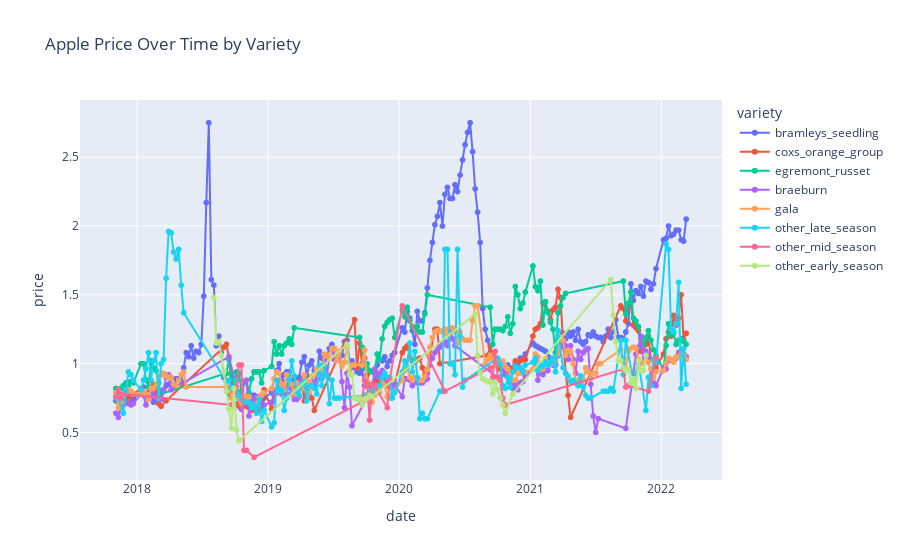

The code cell stored with this chart in its notebook:
### Markdown cell above
# 1. Bar plot

Error bars suggests that 2020 had the highest price volatility, possibly due to the COVID-19 pandemic which could have impacted production flow and supply chains.

Varieties like braeburn and gala show consistent pricing over time.


# 2. Line plot

Bramleys_seedling had the highest prices overall, peaking significantly in 2022 (£1.95).

Braeburn, gala, and cox's orange group tended to stay around £0.90–£1.30, more stable.


# 3. Scatter plot

Bramley's seedling outliers show significant price increase (£2.50 plus)

Other_mid_season, early_season, and late_season varieties were priced lower and more consistent, typically under £1.10.

# Overall Price Trends (All Varieties):

Apple prices generally increased between 2017 and 2022.

There's a noticeable peak around 2022, especially for bramleys_seedling.

### Code cell
# Interactive chart line for better visualization and specific points
fig = px.line(apples, x='date', y='price', color='variety', 
              title='Apple Price Over Time by Variety',
              markers=True) # Add markers for each data point
fig.show()

# Save static (for GitHub rendering)
fig.write_image("apple_price_over_time.png")

### Figure 1 — Plotly figure (JSON) as saved in the notebook; plotly's stock layout.template omitted (floating-point values rounded to 4 significant figures; data arrays with more than 128 entries replaced by an {"elided": "..."} marker saying what was removed)
{"data": [{"hovertemplate": "variety=bramleys_seedling<br>date=%{x}<br>price=%{y}<extra></extra>", "legendgroup": "bramleys_seedling", "line": {"color": "#636efa", "dash": "solid"}, "marker": {"symbol": "circle"}, "mode": "lines+markers", "name": "bramleys_seedling", "showlegend": true, "type": "scattergl", "x": {"elided": "218 str values"}, "xaxis": "x", "y": {"elided": "218 float values"}, "yaxis": "y"}, {"hovertemplate": "variety=coxs_orange_group<br>date=%{x}<br>price=%{y}<extra></extra>", "legendgroup": "coxs_orange_group", "line": {"color": "#EF553B", "dash": "solid"}, "marker": {"symbol": "circle"}, "mode": "lines+markers", "name": "coxs_orange_group", "showlegend": true, "type": "scattergl", "x": {"elided": "141 str values"}, "xaxis": "x", "y": {"elided": "141 float values"}, "yaxis": "y"}, {"hovertemplate": "variety=egremont_russet<br>date=%{x}<br>price=%{y}<extra></extra>", "legendgroup": "egremont_russet", "line": {"color": "#00cc96", "dash": "solid"}, "marker": {"symbol": "circle"}, "mode": "lines+markers", "name": "egremont_russet", "showlegend": true, "type": "scattergl", "x": ["2022-03-11", "2022-03-04", "2022-02-25", "2022-02-18", "2022-02-11", "2022-02-04", "2022-01-28", "2022-01-21", "2022-01-14", "2022-01-07", "2021-12-17", "2021-12-10", "2021-12-03", "2021-11-26", "2021-11-19", "2021-11-12", "2021-11-05", "2021-10-29", "2021-10-22", "2021-10-15", "2021-10-08", "2021-10-01", "2021-09-24", "2021-09-17", "2021-04-09", "2021-04-02", "2021-03-26", "2021-03-19", "2021-03-12", "2021-03-05", "2021-02-26", "2021-02-19", "2021-02-12", "2021-02-05", "2021-01-29", "2021-01-22", "2021-01-15", "2021-01-08", "2020-12-18", "2020-12-11", "2020-12-04", "2020-11-27", "2020-11-20", "2020-11-13", "2020-11-06", "2020-10-30", "2020-10-23", "2020-10-16", "2020-10-09", "2020-10-02", "2020-09-25", "2020-09-18", "2020-09-11", "2020-03-20", "2020-03-13", "2020-03-06", "2020-02-28", "2020-02-21", "2020-02-14", "2020-02-07", "2020-01-31", "2020-01-24", "2020-01-17", "2020-01-10", "2019-12-20", "2019-12-13", "2019-12-06", "2019-11-29", "2019-11-22", "2019-11-15", "2019-11-08", "2019-11-01", "2019-10-25", "2019-10-18", "2019-10-11", "2019-10-04", "2019-09-27", "2019-09-20", "2019-09-13", "2019-03-15", "2019-03-08", "2019-03-01", "2019-02-22", "2019-02-15", "2019-02-08", "2019-02-01", "2019-01-25", "2019-01-18", "2019-01-11", "2018-12-21", "2018-12-14", "2018-12-07", "2018-11-30", "2018-11-23", "2018-11-16", "2018-11-09", "2018-11-02", "2018-10-26", "2018-10-19", "2018-10-12", "2018-10-05", "2018-09-28", "2018-09-21", "2018-09-14", "2018-09-07", "2018-03-09", "2018-03-02", "2018-02-23", "2018-02-16", "2018-02-09", "2018-02-02", "2018-01-26", "2018-01-19", "2018-01-12", "2017-12-22", "2017-12-15", "2017-12-08", "2017-12-01", "2017-11-24", "2017-11-17", "2017-11-10", "2017-11-03"], "xaxis": "x", "y": [1.14, 1.16, 1.18, 1.17, 1.14, 1.22, 1.21, 1.29, 1.13, 0.96, 1.06, 1.1, 1.17, 1.24, 1.19, 1.14, 1.18, 1.27, 1.31, 1.33, 1.52, 1.44, 1.36, 1.6, 1.51, 1.48, 1.42, 1.37, 1.08, 1.25, 1.3, 1.37, 1.45, 1.28, 1.6, 1.53, 1.56, 1.71, 1.52, 1.44, 1.4, 1.5, 1.56, 1.29, 1.22, 1.34, 1.27, 1.24, 1.25, 1.25, 1.25, 1.14, 1.41, 1.5, 1.36, 1.23, 1.23, 1.27, 1.24, 1.27, 1.31, 1.41, 1.34, 1.39, 1.19, 1.33, 1.32, 1.3, 1.27, 1.18, 1.03, 1.07, 0.93, 0.94, 0.95, 1.0, 0.97, 1.12, 1.19, 1.26, 1.14, 1.18, 1.15, 1.13, 1.07, 1.13, 1.07, 1.16, 0.98, 0.95, 0.86, 0.94, 0.94, 0.94, 0.89, 0.79, 0.88, 0.86, 0.8, 0.93, 0.94, 0.83, 0.92, 1.03, 0.93, 0.78, 0.86, 0.95, 0.97, 1.02, 0.83, 0.88, 1.0, 1.0, 0.86, 0.87, 0.84, 0.86, 0.84, 0.82, 0.78, 0.82], "yaxis": "y"}, {"hovertemplate": "variety=braeburn<br>date=%{x}<br>price=%{y}<extra></extra>", "legendgroup": "braeburn", "line": {"color": "#ab63fa", "dash": "solid"}, "marker": {"symbol": "circle"}, "mode": "lines+markers", "name": "braeburn", "showlegend": true, "type": "scattergl", "x": {"elided": "156 str values"}, "xaxis": "x", "y": {"elided": "156 float values"}, "yaxis": "y"}, {"hovertemplate": "variety=gala<br>date=%{x}<br>price=%{y}<extra></extra>", "legendgroup": "gala", "line": {"color": "#FFA15A", "dash": "solid"}, "marker": {"symbol": "circle"}, "mode": "lines+markers", "name": "gala", "showlegend": true, "type": "scattergl", "x": {"elided": "192 str values"}, "xaxis": "x", "y": {"elided": "192 float values"}, "yaxis": "y"}, {"hovertemplate": "variety=other_late_season<br>date=%{x}<br>price=%{y}<extra></extra>", "legendgroup": "other_late_season", "line": {"color": "#19d3f3", "dash": "solid"}, "marker": {"symbol": "circle"}, "mode": "lines+markers", "name": "other_late_season", "showlegend": true, "type": "scattergl", "x": {"elided": "163 str values"}, "xaxis": "x", "y": {"elided": "163 float values"}, "yaxis": "y"}, {"hovertemplate": "variety=other_mid_season<br>date=%{x}<br>price=%{y}<extra></extra>", "legendgroup": "other_mid_season", "line": {"color": "#FF6692", "dash": "solid"}, "marker": {"symbol": "circle"}, "mode": "lines+markers", "name": "other_mid_season", "showlegend": true, "type": "scattergl", "x": ["2021-12-17", "2021-11-26", "2021-10-01", "2021-09-24", "2021-09-17", "2020-10-23", "2020-10-16", "2020-10-09", "2020-10-02", "2020-09-25", "2020-09-18", "2020-09-11", "2020-05-08", "2020-01-10", "2019-12-06", "2019-11-29", "2019-10-25", "2019-10-18", "2019-10-11", "2019-10-04", "2019-09-27", "2019-09-20", "2018-11-23", "2018-11-02", "2018-10-26", "2018-10-19", "2018-10-12", "2018-10-05", "2018-09-28", "2018-09-21", "2017-11-24", "2017-11-17", "2017-11-10", "2017-11-03"], "xaxis": "x", "y": [1.04, 0.8, 0.84, 0.83, 0.96, 0.7, 0.75, 0.88, 0.9, 1.09, 0.9, 0.97, 0.8, 1.42, 0.88, 0.68, 0.84, 0.85, 0.59, 0.85, 0.88, 0.72, 0.32, 0.37, 0.37, 0.99, 0.99, 0.83, 0.71, 0.7, 0.78, 0.75, 0.81, 0.76], "yaxis": "y"}, {"hovertemplate": "variety=other_early_season<br>date=%{x}<br>price=%{y}<extra></extra>", "legendgroup": "other_early_season", "line": {"color": "#B6E880", "dash": "solid"}, "marker": {"symbol": "circle"}, "mode": "lines+markers", "name": "other_early_season", "showlegend": true, "type": "scattergl", "x": ["2021-11-19", "2021-11-12", "2021-11-05", "2021-10-29", "2021-10-22", "2021-10-15", "2021-10-08", "2021-10-01", "2021-09-24", "2021-09-17", "2021-09-10", "2021-09-03", "2021-08-27", "2021-08-20", "2021-08-13", "2020-11-13", "2020-10-23", "2020-10-16", "2020-10-09", "2020-10-02", "2020-09-25", "2020-09-18", "2020-09-11", "2020-09-04", "2020-08-28", "2020-08-21", "2020-08-14", "2020-08-07", "2020-07-31", "2019-10-18", "2019-10-11", "2019-10-04", "2019-09-27", "2019-09-20", "2019-09-13", "2019-09-06", "2019-08-30", "2019-08-23", "2019-08-16", "2019-08-09", "2018-10-12", "2018-10-05", "2018-09-28", "2018-09-21", "2018-09-14", "2018-09-07", "2018-08-31", "2018-08-24", "2018-08-17", "2018-08-10", "2018-08-03"], "xaxis": "x", "y": [1.06, 0.95, 0.95, 1.02, 0.82, 0.89, 0.86, 0.96, 0.95, 0.97, 1.02, 1.02, 1.16, 1.35, 1.61, 0.78, 0.64, 0.7, 0.75, 0.81, 0.86, 0.78, 0.87, 0.87, 0.88, 0.89, 0.93, 1.06, 1.36, 0.76, 0.77, 0.75, 0.74, 0.7, 0.75, 0.74, 0.75, 0.92, 0.92, 1.14, 0.44, 0.52, 0.82, 0.53, 0.67, 0.8, 0.94, 1.06, 1.16, 1.15, 1.48], "yaxis": "y"}], "layout": {"legend": {"title": {"text": "variety"}, "tracegroupgap": 0}, "title": {"text": "Apple Price Over Time by Variety"}, "xaxis": {"anchor": "y", "domain": [0, 1], "title": {"text": "date"}}, "yaxis": {"anchor": "x", "domain": [0, 1], "title": {"text": "price"}}}}
